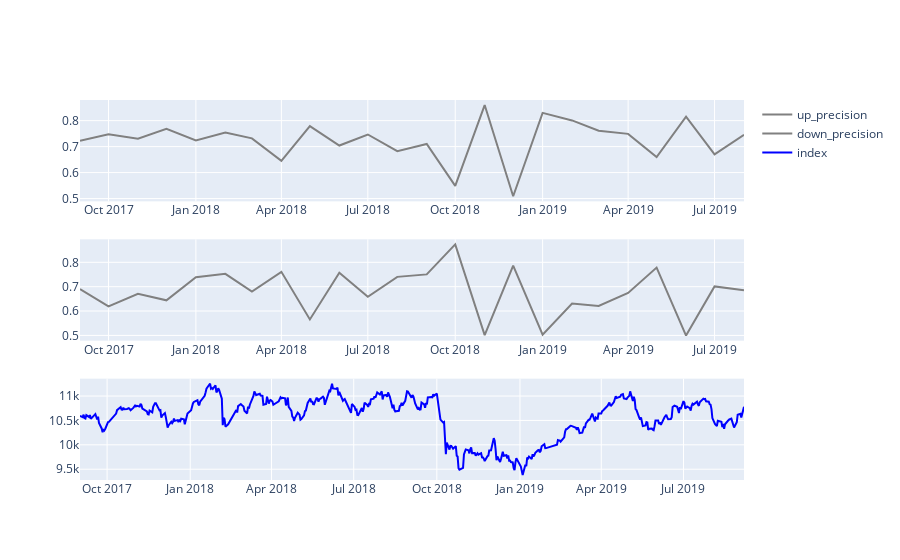

Notebook source saved alongside this figure:
### Code cell
import plotly.graph_objects as go
import numpy as np
from plotly.subplots import make_subplots


df1 = func.monthly_evaluation(data, df, threshold=0.5)
df1 = df1.sort_index()
fig2 = make_subplots(rows=3, cols=1)

fig2.append_trace(
    go.Scatter(
        x=df1.index,
        y=df1['up_precision'],
        mode="lines",
        line=go.scatter.Line(color="gray"),
        name="up_precision",
        ),
    
    row=1, col=1,
)

fig2.append_trace(
    go.Scatter(
        x=df1.index,
        y=df1['down_precision'],
        mode="lines",
        line=go.scatter.Line(color="gray"),
        name="down_precision",
        ),
    
    row=2, col=1,
)

fig2.append_trace(
    go.Scatter(
        x=df_index['ts'],
        y=df_index['index_close'],
        mode="lines",
        line=go.scatter.Line(color="blue"),
        name="index",
        ),
    
    row=3, col=1,
)

# fig.update_layout(xaxis_rangeslider_visible=False, width=800)
# fig2.update_layout(width=835,height=300)
# fig2.update_yaxes(range=[0, 1])

fig2.show()
# fig.show()

### Figure 1 — Plotly figure (JSON) as saved in the notebook; plotly's stock layout.template omitted (floating-point values rounded to 4 significant figures; data arrays with more than 128 entries replaced by an {"elided": "..."} marker saying what was removed)
{"data": [{"line": {"color": "gray"}, "mode": "lines", "name": "up_precision", "type": "scatter", "x": ["2017-09-01", "2017-10-01", "2017-11-01", "2017-12-01", "2018-01-01", "2018-02-01", "2018-03-01", "2018-04-01", "2018-05-01", "2018-06-01", "2018-07-01", "2018-08-01", "2018-09-01", "2018-10-01", "2018-11-01", "2018-12-01", "2019-01-01", "2019-02-01", "2019-03-01", "2019-04-01", "2019-05-01", "2019-06-01", "2019-07-01", "2019-08-01"], "xaxis": "x", "y": [0.7228, 0.748, 0.7301, 0.7688, 0.724, 0.7544, 0.7318, 0.6451, 0.7787, 0.7042, 0.7468, 0.6824, 0.7103, 0.5487, 0.86, 0.5089, 0.8299, 0.8009, 0.761, 0.7491, 0.6599, 0.8156, 0.6702, 0.7454], "yaxis": "y"}, {"line": {"color": "gray"}, "mode": "lines", "name": "down_precision", "type": "scatter", "x": ["2017-09-01", "2017-10-01", "2017-11-01", "2017-12-01", "2018-01-01", "2018-02-01", "2018-03-01", "2018-04-01", "2018-05-01", "2018-06-01", "2018-07-01", "2018-08-01", "2018-09-01", "2018-10-01", "2018-11-01", "2018-12-01", "2019-01-01", "2019-02-01", "2019-03-01", "2019-04-01", "2019-05-01", "2019-06-01", "2019-07-01", "2019-08-01"], "xaxis": "x2", "y": [0.6902, 0.619, 0.6711, 0.6441, 0.7386, 0.7528, 0.6801, 0.7608, 0.5656, 0.7571, 0.6588, 0.7402, 0.7505, 0.8735, 0.5009, 0.7863, 0.503, 0.6306, 0.6211, 0.6743, 0.7783, 0.4992, 0.7012, 0.6858], "yaxis": "y2"}, {"line": {"color": "blue"}, "mode": "lines", "name": "index", "type": "scatter", "x": {"elided": "495 str values"}, "xaxis": "x3", "y": {"elided": "495 float values"}, "yaxis": "y3"}], "layout": {"xaxis": {"anchor": "y", "domain": [0, 1]}, "xaxis2": {"anchor": "y2", "domain": [0, 1]}, "xaxis3": {"anchor": "y3", "domain": [0, 1]}, "yaxis": {"anchor": "x", "domain": [0.7333, 1]}, "yaxis2": {"anchor": "x2", "domain": [0.3667, 0.6333]}, "yaxis3": {"anchor": "x3", "domain": [0, 0.2667]}}}
